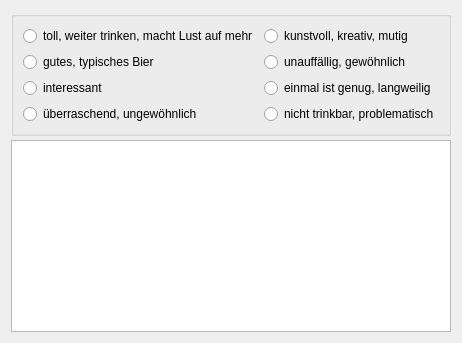
          <widget class="QWidget" name="tab_10">
           <attribute name="title">
            <string>Gesamteindruck</string>
           </attribute>
           <layout class="QVBoxLayout" name="verticalLayout_121">
            <property name="spacing">
             <number>4</number>
            </property>
            <item>
             <widget class="QGroupBox" name="groupBox_45">
              <layout class="QGridLayout" name="gridLayout_5">
               <item row="4" column="0">
                <widget class="QRadioButton" name="rbGesamteindruck_3">
                 <property name="text">
                  <string>überraschend, ungewöhnlich</string>
                 </property>
                </widget>
               </item>
               <item row="2" column="1">
                <widget class="QRadioButton" name="rbGesamteindruck_5">
                 <property name="text">
                  <string>unauffällig, gewöhnlich</string>
                 </property>
                </widget>
               </item>
               <item row="3" column="1">
                <widget class="QRadioButton" name="rbGesamteindruck_6">
                 <property name="text">
                  <string>einmal ist genug, langweilig</string>
                 </property>
                </widget>
               </item>
               <item row="0" column="1">
                <widget class="QRadioButton" name="rbGesamteindruck_4">
                 <property name="text">
                  <string>kunstvoll, kreativ, mutig</string>
                 </property>
                </widget>
               </item>
               <item row="4" column="1">
                <widget class="QRadioButton" name="rbGesamteindruck_7">
                 <property name="text">
                  <string>nicht trinkbar, problematisch</string>
                 </property>
                </widget>
               </item>
               <item row="2" column="0">
                <widget class="QRadioButton" name="rbGesamteindruck_1">
                 <property name="text">
                  <string>gutes, typisches Bier</string>
                 </property>
                </widget>
               </item>
               <item row="3" column="0">
                <widget class="QRadioButton" name="rbGesamteindruck_2">
                 <property name="text">
                  <string>interessant</string>
                 </property>
                </widget>
               </item>
               <item row="0" column="0">
                <widget class="QRadioButton" name="rbGesamteindruck_0">
                 <property name="text">
                  <string>toll, weiter trinken, macht Lust auf mehr</string>
                 </property>
                </widget>
               </item>
              </layout>
             </widget>
            </item>
            <item>
             <widget class="QTextEdit" name="tbGesamteindruck">
              <property name="minimumSize">
               <size>
                <width>0</width>
                <height>20</height>
               </size>
              </property>
              <property name="toolTip">
               <string>&lt;html&gt;&lt;head/&gt;&lt;body&gt;&lt;p&gt;Hier ist Platz für frei formulierte &lt;span style=&quot; font-weight:600;&quot;&gt;Ausführungen&lt;/span&gt; zum Gesamteindruck.&lt;/p&gt;&lt;p&gt;Unter Gesamteindruck wird ein Resümee der Bewertung verstanden. Hierbei werden oft herausstechende Eigenschaften betont, das Bier auf Stilvorgaben hin abgeglichen.&lt;/p&gt;&lt;p&gt;Typsiche Fragen sind: Haben sich die Geschmacks-, Geruchs- und taktilen Komponenten gut miteinander vertragen, war das Bier abgerundet? Hat eine Komponente überwogen, das Bild ins Ungleichgewicht gebracht? Waren die sortentypische Rezenz, die Bittere, das Aroma und die Vollmundigkeit richtig? War eine bestimmte Komponente, die wir nicht als sortentypisch einordnen konnten, dennoch angenehm, interessant, also durchaus erfahrenswert?  &lt;/p&gt;&lt;/body&gt;&lt;/html&gt;</string>
              </property>
             </widget>
            </item>
           </layout>
          </widget>
